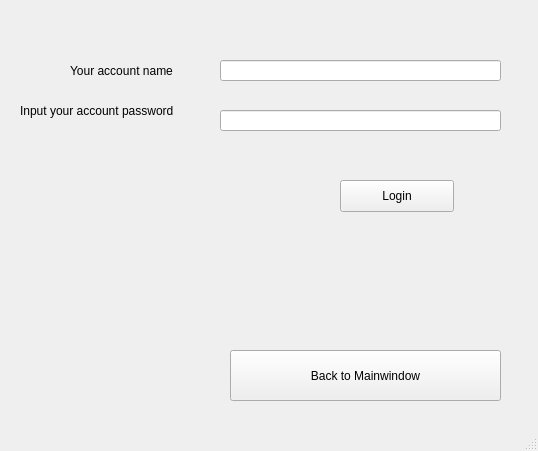
<?xml version="1.0" encoding="UTF-8"?>
<ui version="4.0">
 <class>LoginWindow</class>
 <widget class="QMainWindow" name="LoginWindow">
  <property name="geometry">
   <rect>
    <x>0</x>
    <y>0</y>
    <width>538</width>
    <height>451</height>
   </rect>
  </property>
  <property name="minimumSize">
   <size>
    <width>538</width>
    <height>451</height>
   </size>
  </property>
  <property name="maximumSize">
   <size>
    <width>538</width>
    <height>451</height>
   </size>
  </property>
  <property name="windowTitle">
   <string>MainWindow</string>
  </property>
  <widget class="QWidget" name="centralwidget">
   <widget class="QLineEdit" name="passwordText">
    <property name="geometry">
     <rect>
      <x>220</x>
      <y>110</y>
      <width>281</width>
      <height>21</height>
     </rect>
    </property>
    <property name="text">
     <string/>
    </property>
   </widget>
   <widget class="QLabel" name="label">
    <property name="geometry">
     <rect>
      <x>70</x>
      <y>60</y>
      <width>131</width>
      <height>21</height>
     </rect>
    </property>
    <property name="text">
     <string>Your account name</string>
    </property>
   </widget>
   <widget class="QPushButton" name="backToMainWindowButton">
    <property name="geometry">
     <rect>
      <x>230</x>
      <y>350</y>
      <width>271</width>
      <height>51</height>
     </rect>
    </property>
    <property name="text">
     <string>Back to Mainwindow</string>
    </property>
   </widget>
   <widget class="QLabel" name="label_2">
    <property name="geometry">
     <rect>
      <x>20</x>
      <y>100</y>
      <width>181</width>
      <height>21</height>
     </rect>
    </property>
    <property name="text">
     <string>Input your account password</string>
    </property>
   </widget>
   <widget class="QLineEdit" name="usernameText">
    <property name="geometry">
     <rect>
      <x>220</x>
      <y>60</y>
      <width>281</width>
      <height>21</height>
     </rect>
    </property>
    <property name="text">
     <string/>
    </property>
   </widget>
   <widget class="QLabel" name="label_3">
    <property name="geometry">
     <rect>
      <x>130</x>
      <y>260</y>
      <width>46</width>
      <height>13</height>
     </rect>
    </property>
    <property name="text">
     <string/>
    </property>
   </widget>
   <widget class="QLabel" name="errorText">
    <property name="geometry">
     <rect>
      <x>10</x>
      <y>210</y>
      <width>281</width>
      <height>71</height>
     </rect>
    </property>
    <property name="font">
     <font>
      <weight>75</weight>
      <bold>true</bold>
     </font>
    </property>
    <property name="styleSheet">
     <string notr="true">color:red;</string>
    </property>
    <property name="text">
     <string/>
    </property>
   </widget>
   <widget class="QPushButton" name="loginButton">
    <property name="geometry">
     <rect>
      <x>340</x>
      <y>180</y>
      <width>114</width>
      <height>32</height>
     </rect>
    </property>
    <property name="text">
     <string>Login</string>
    </property>
   </widget>
  </widget>
  <widget class="QMenuBar" name="menubar">
   <property name="geometry">
    <rect>
     <x>0</x>
     <y>0</y>
     <width>538</width>
     <height>22</height>
    </rect>
   </property>
  </widget>
  <widget class="QStatusBar" name="statusbar"/>
 </widget>
 <resources/>
 <connections/>
</ui>
